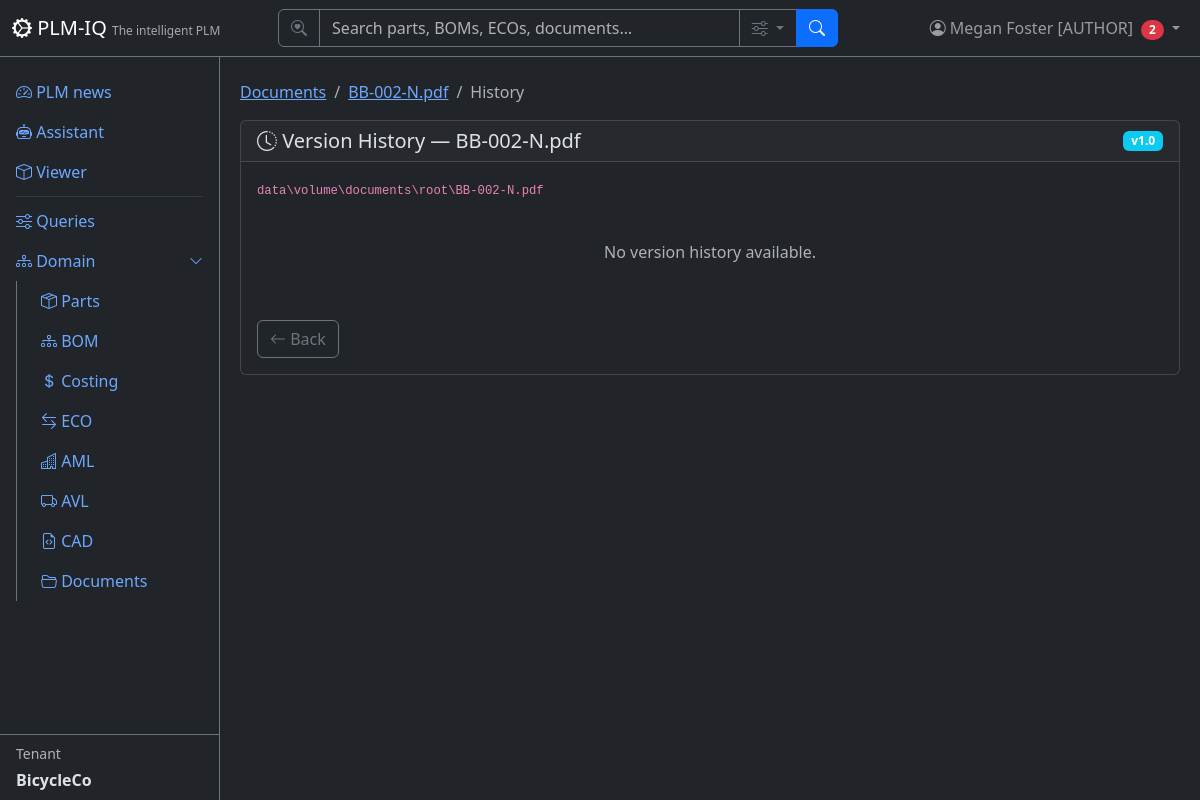
Before: /documents/1/history (signed in) with the older database file.
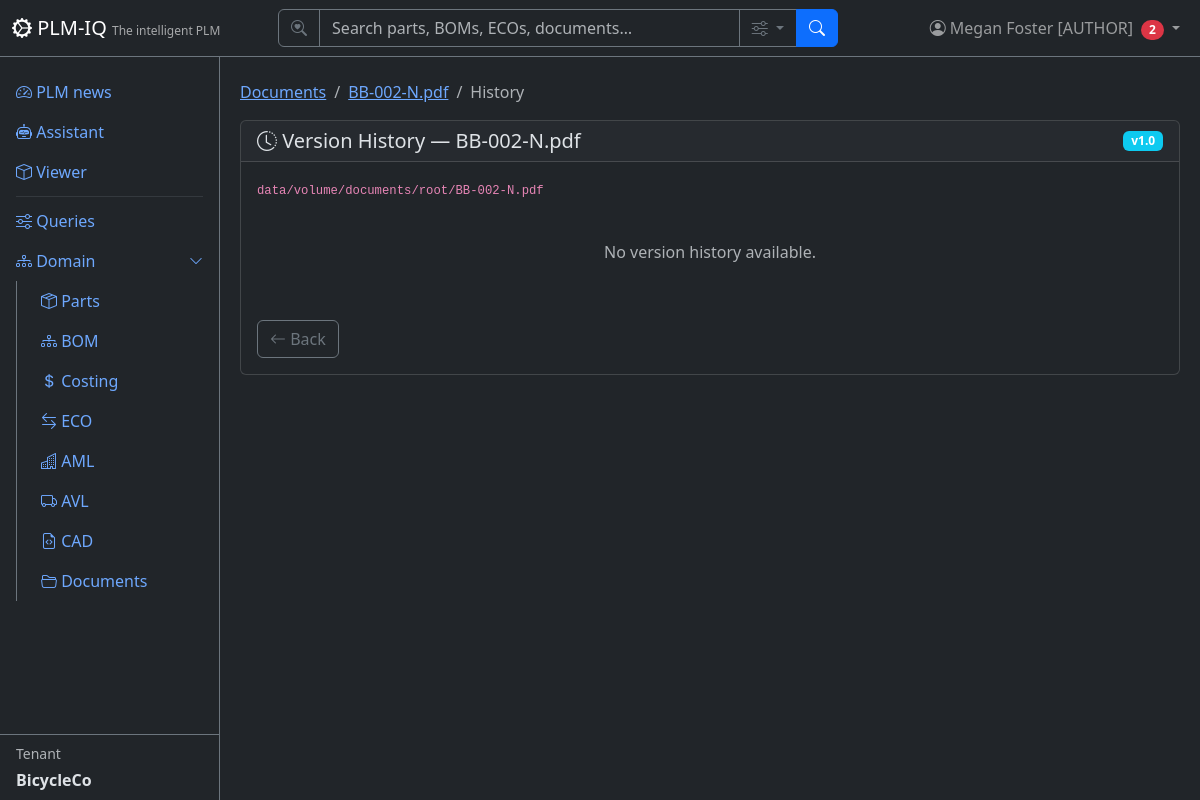
After: the same page with the newer database file.
### app/models/tenant_user.py (models this page shows)
class User(Base):
    __tablename__ = "users"
    user_id = Column("user_id", Integer, primary_key=True, autoincrement=True)
    username = Column("username", String, unique=True, nullable=True)
    full_name = Column("full_name", String, nullable=False)
    email = Column("email", String, unique=True, nullable=False)
    email_verified = Column("email_verified", Boolean, nullable=False, default=False)
    password_hash = Column("password_hash", String, nullable=False, default="")
    tenant_id = Column("tenant_id", Integer, ForeignKey("tenants.tenant_id"), nullable=False, default=1)
    tenant_key = Column("tenant_key", String, nullable=False)
    is_active = Column("is_active", Boolean, default=True)
    created_date = Column("created_date", String)
    role = Column("role", String, nullable=False, default="reader")
    node_id = Column("node_id", Integer, ForeignKey("plmiq_node.node_id"))
    node = relationship("GraphNode", foreign_keys=[node_id])
    tenant = relationship("Tenant", back_populates="users")
    favorites = relationship("Favorite", back_populates="user")

class Tenant(Base):
    __tablename__ = "tenants"
    tenant_id = Column("tenant_id", Integer, primary_key=True, autoincrement=True)
    tenant_name = Column("tenant_name", String, unique=True, nullable=False)
    tenant_key = Column("tenant_key", String, unique=True, nullable=False)
    tenant_secret = Column("tenant_secret", String, nullable=False, default="")
    subdomain = Column("subdomain", String, unique=True, nullable=True)
    description = Column("description", String)
    created_date = Column("created_date", String)
    role = Column("role", String, default="reader")
    is_active = Column("is_active", Boolean, default=True)
    git_username = Column("git_username", String, nullable=True)          # per-tenant Gitea user (owner of its repos)
    git_secret_enc = Column("git_secret_enc", String, nullable=True)      # Fernet-encrypted Gitea password/token
    git_cad_repo = Column("git_cad_repo", String, nullable=True)          # tenant's private CAD repo
    git_docs_repo = Column("git_docs_repo", String, nullable=True)        # tenant's private docs repo
    git_provisioned = Column("git_provisioned", Boolean, default=False)   # idempotent provisioning flag
    node_id = Column("node_id", Integer, ForeignKey("plmiq_node.node_id"))
    node = relationship("GraphNode", foreign_keys=[node_id])
    users = relationship("User", back_populates="tenant")
    parts = relationship("Part", back_populates="tenant")
    favorites = relationship("Favorite", back_populates="tenant")

### app/models/documents.py (models this page shows)
class Document(Base):
    __tablename__ = "documents"
    id = Column("id", Integer, primary_key=True, autoincrement=True)
    parent_id = Column("parent_id", Integer, ForeignKey("documents.id"), nullable=True)
    document_number = Column("document_number", String, nullable=True)
    kind = Column("kind", String, nullable=False, default="file")  # "file" | "folder"
    name = Column("name", String, nullable=False)
    title = Column("title", String)
    doc_category = Column("doc_category", String)
    doc_format = Column("doc_format", String)
    doc_system = Column("doc_system", String)
    doc_version = Column("doc_version", String, default="1.0")
    status = Column("status", String, default="DRAFT")
    description = Column("description", Text)
    file_size_bytes = Column("file_size_bytes", BigInteger)
    file_checksum = Column("file_checksum", String)
    git_repo_path = Column("git_repo_path", String)
    git_commit_sha = Column("git_commit_sha", String)
    git_manifest = Column("git_manifest", Text)
    storage_backend = Column("storage_backend", String, default="Gitea")
    created_by = Column("created_by", Integer, ForeignKey("users.user_id"))
    modified_by = Column("modified_by", Integer, ForeignKey("users.user_id"))
    created_date = Column("created_date", String)
    modified_date = Column("modified_date", String)
    tenant_id = Column("tenant_id", Integer, ForeignKey("tenants.tenant_id"), nullable=False, default=1)
    tenant_key = Column("tenant_key", String, nullable=False)
    node_id = Column("node_id", Integer, ForeignKey("plmiq_node.node_id"))
    node = relationship("GraphNode")
    parent = relationship("Document", remote_side=[id], backref="children")

### app/routers/documents.py (the view)
@router.get("/{item_id}/history", response_class=HTMLResponse)
def document_history(request: Request, item_id: int, db: TenantScopedSession = Depends(get_tenant_db)):
    require_user(request, db)
    ctx = auth_context(request, db)
    item = db.query(Document).filter(Document.id == item_id).first()
    if not item:
        return HTMLResponse(content=render("404.html", **ctx), status_code=404)
    commits = []
    if item.kind == "file" and item.git_repo_path:
        from app.git.tenant_gitea import list_commits
        cfg = _gitea_doc_cfg(request)
        try:
            commits = list_commits(cfg, cfg.repo_docs, item.git_repo_path)
        except Exception as e:
            logger.warning("DOCHIST [WARN] %s", e)
    return HTMLResponse(content=render(
        "documents/history.html",
        **ctx,
        item=item,
        commits=commits,
        breadcrumb=_breadcrumb(db, item.parent_id),
    ))

### app/templates/documents/history.html (shortened to what this page needs)
{% extends "base.html" %}
{% block content %}
<nav aria-label="breadcrumb">
    <ol class="breadcrumb">
        <li class="breadcrumb-item"><a href="/documents">Documents</a></li>
        <li class="breadcrumb-item"><a href="/documents/{{ item.id }}">{{ item.name }}</a></li>
        <li class="breadcrumb-item active">History</li>
    </ol>
</nav>
<div class="card">
    <div class="card-header d-flex justify-content-between align-items-center">
        <h5 class="mb-0"><i class="bi bi-clock-history"></i> Version History — {{ item.name }}</h5>
        <span class="badge bg-info">v{{ item.doc_version }}</span>
    </div>
    <div class="card-body">
        <p class="text-muted small"><code>{{ item.git_repo_path }}</code></p>
        {% if commits %}
        <ul class="list-group list-group-flush">
            {% for c in commits %}
            <li class="list-group-item">
                <div class="d-flex justify-content-between align-items-start">
                    <div>
                        <div>{{ c.commit.message }}</div>
                        <small class="text-muted">
                            {{ c.commit.author.name if c.commit.author else 'unknown' }}
                            — {{ (c.commit.author.date if c.commit.author else '') }}
                        </small>
                    </div>
                    <code class="small">{{ (c.sha or '')[:10] }}</code>
                </div>
            </li>
            {% endfor %}
        </ul>
        {% else %}
        <p class="text-muted text-center py-4">No version history available.</p>
        {% endif %}
        <a href="/documents/{{ item.id }}" class="btn btn-outline-secondary mt-3"><i class="bi bi-arrow-left"></i> Back</a>
    </div>
</div>
{% endblock %}

### app/templates/base.html (shortened to what this page needs)
<!DOCTYPE html>
<html lang="en" data-bs-theme="dark">
<head>
    <link href="https://cdn.jsdelivr.net/npm/bootstrap@5.3.3/dist/css/bootstrap.min.css" rel="stylesheet">
    <link href="https://cdn.jsdelivr.net/npm/bootstrap-icons@1.11.3/font/bootstrap-icons.css" rel="stylesheet">
</head>
<body>
    <nav class="navbar navbar-expand-md navbar-dark bg-dark fixed-top border-bottom border-secondary">
        <div class="container-fluid">
            <a class="navbar-brand" href="/">
                <i class="bi bi-gear-wide-connected"></i> PLM-IQ
                <small class="d-none d-md-inline">The intelligent PLM</small>
            </a>
            <div class="collapse navbar-collapse" id="navMenu">
                {% if current_user %}
                <form class="d-flex mx-auto my-2 my-md-0" role="search" action="/search" method="get" style="width: 100%; max-width: 560px;">
                    <div class="input-group">
                        <span class="input-group-text bg-dark border-secondary text-secondary"><i class="bi bi-search-heart"></i></span>
                        <input type="search" name="q" class="form-control bg-dark text-light border-secondary" placeholder="Search parts, BOMs, ECOs, documents…" aria-label="Search">
                        <button class="btn btn-outline-secondary dropdown-toggle" type="button" data-bs-toggle="dropdown" data-bs-auto-close="outside" title="Search options">
                            <i class="bi bi-sliders"></i>
                        </button>
                        <button class="btn btn-primary" type="submit"><i class="bi bi-search"></i></button>
                    </div>
                </form>
                {% endif %}
                <ul class="navbar-nav ms-auto align-items-center">
                    {% if current_user %}
                    <li class="nav-item dropdown">
                        <a class="nav-link dropdown-toggle position-relative" href="#" role="button" data-bs-toggle="dropdown" aria-label="Profile Menu" title="Profile Menu">
                            <i class="bi bi-person-circle"></i>
                            <span class="d-none d-md-inline">{{ current_user.full_name }} [{{ current_user.role|upper if current_user.role else 'SUPERUSER' }}]</span>
                            {% if unread_count|default(0) > 0 %}<span class="badge bg-danger rounded-pill ms-1">{{ unread_count }}</span>{% endif %}
                        </a>
                    </li>
                    {% else %}
                    <li class="nav-item">
                        <a class="nav-link" href="/login"><i class="bi bi-box-arrow-in-right"></i> Sign In</a>
                    </li>
                    {% endif %}
                </ul>
            </div>
        </div>
    </nav>
    <div class="sidebar bg-dark border-end border-secondary pt-3">
        <ul class="nav nav-pills flex-column flex-grow-1 overflow-auto">
            <li class="nav-item">
                <a class="nav-link" href="/"><i class="bi bi-speedometer2"></i> PLM news</a>
            </li>
            <li class="nav-item">
                <a class="nav-link" href="/assistant"><i class="bi bi-robot"></i> Assistant</a>
            </li>
            <li class="nav-item">
                <a class="nav-link" href="/apsviewer"><i class="bi bi-box"></i> Viewer</a>
            </li>
            <li class="nav-item">
                <hr class="nav-divider my-1 mx-3 border-secondary">
            </li>
            <li class="nav-item">
                <a class="nav-link" href="/queries"><i class="bi bi-sliders"></i> Queries</a>
            </li>
            <li class="nav-item">
                <a class="nav-link d-flex justify-content-between align-items-center" data-bs-toggle="collapse" href="#domainSubmenu" role="button" aria-expanded="true">
                    <span><i class="bi bi-diagram-3"></i> Domain</span>
                    <i class="bi bi-chevron-down small"></i>
                </a>
                <div class="collapse show" id="domainSubmenu">
                    <ul class="nav nav-pills flex-column ms-3 border-start border-secondary ps-2">
                        <li class="nav-item">
                            <a class="nav-link" href="/parts"><i class="bi bi-box-seam"></i> Parts</a>
                        </li>
                        <li class="nav-item">
                            <a class="nav-link" href="/bom"><i class="bi bi-diagram-3"></i> BOM</a>
                        </li>
                        <li class="nav-item">
                            <a class="nav-link" href="/costing"><i class="bi bi-currency-dollar"></i> Costing</a>
                        </li>
                        <li class="nav-item">
                            <a class="nav-link" href="/eco"><i class="bi bi-arrow-left-right"></i> ECO</a>
                        </li>
                        <li class="nav-item">
                            <a class="nav-link" href="/aml"><i class="bi bi-buildings"></i> AML</a>
                        </li>
                        <li class="nav-item">
                            <a class="nav-link" href="/avl"><i class="bi bi-truck"></i> AVL</a>
                        </li>
                        <li class="nav-item">
                            <a class="nav-link" href="/cad"><i class="bi bi-file-earmark-code"></i> CAD</a>
                        </li>
                        <li class="nav-item">
                            <a class="nav-link" href="/documents"><i class="bi bi-folder2-open"></i> Documents</a>
                        </li>
                    </ul>
                </div>
            </li>
        </ul>
        {% if current_tenant %}
        <div class="px-3 py-2 border-top border-secondary mt-auto">
            <div class="small text-muted mb-1">Tenant</div>
            <div class="fw-bold">{{ current_tenant.tenant_name }}</div>
        </div>
        {% endif %}
    </div>
    <div class="main-content">
        {% block content %}{% endblock %}
    </div>
</body>
</html>

### app/templates/base.html (style rules this page uses)
body { padding-top: 60px; }
.sidebar { position: fixed; top: 56px; bottom: 0; left: 0; width: 220px; overflow-y: auto; display: flex; flex-direction: column; }
.main-content { margin-left: 220px; padding: 20px; }
.navbar-brand small { font-size: 0.75rem; opacity: 0.6; }

Changed rows visible on the page:
changed Document "BB-002-N.pdf": git_repo_path "data\\volume\\documents\\root\\BB-002-N.pdf" → "data/volume/documents/root/BB-002-N.pdf"
